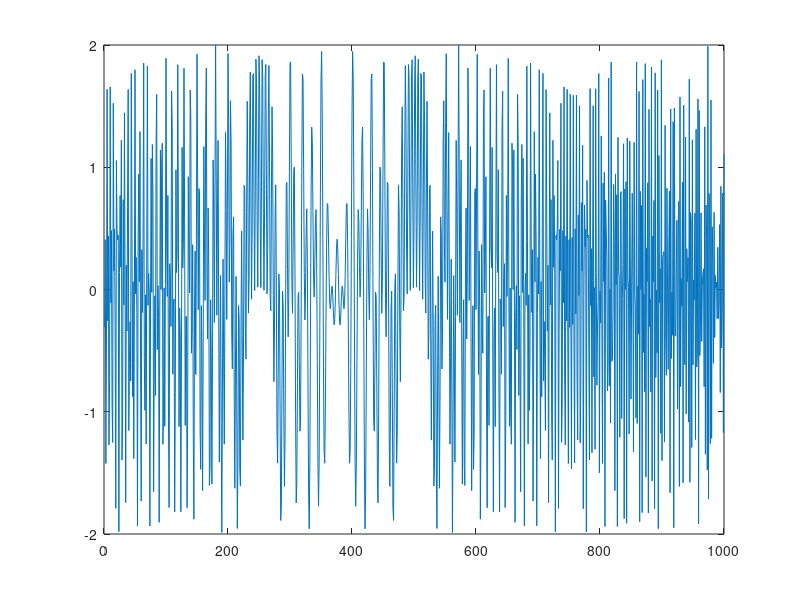

The MATLAB source for this figure: (Note: this script raises an error after producing the figure.)
function Test_25
%TEST_25 Summary of this function goes here
%   Detailed explanation goes here
close all

K = 1000;
T = 50;

a =(-K/2:K/2-1)/(K/T);
a = exp(-1i*a.^2);
b = ((-K/2:K/2-1)+K/4)/(K/T);
b = exp(-1i*b.^2);
a = a+b;
plot(real(a))

WindowLength = 101;
w = zeros(1,K);
w(1:WindowLength) = hamming(WindowLength);
w = w/sum(w.^2);
output = zeros(K-WindowLength+1,K);

for m = 0:(K-WindowLength)
    w = circshift(w,[0,1]);
    output(m+1,:) = fft(a.*w);
end

myshow(output)
% 
% [tfr,t,f] = tfrstft(a.');
% 
% tfr = abs(tfr);
% tfr = tfr/max(max(tfr));
% 
% figure,imagesc(t,f,tfr),colormap(gray)



